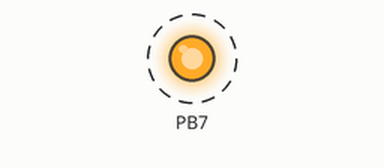
A program run on a simulated ATmega2560, built with avr-gcc and emulated at 16 MHz. On the bench: output pins drawn as LEDs (lit = HIGH). Dashed ring = blinking.

Above: at 0.05 s.
Timing chart, 0 to 3.0 s (numbered marks = the images above):
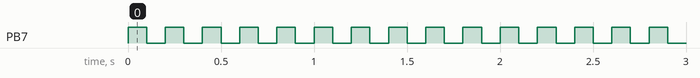

Measured:
- by itself, PB7: alternates HIGH for 0.10 s and LOW for 0.10 s

The program:

main.cpp
```cpp
/*
 * GccApplication3.cpp
 *
 * Created: 16/8/2021 17:03:59
 * Author : Wenceslao
 */

#include <avr/io.h>
#include <avr/iom2560.h>
#define F_CPU 16000000L
#include <util/delay.h>
#include <avr/interrupt.h>


//Prototipos
void initPorts();
void initTimers();


//Variables Globales
volatile uint16_t timeOut10ms;


//Interrupciones
ISR(TIMER1_COMPA_vect){

	timeOut10ms--;
	if (!timeOut10ms){
		timeOut10ms = 100;

		if(PORTB & (1 << PB7))
			PORTB &= ~(1 << PB7);
		else
			PORTB |= (1 << PB7);
	}

}


void initPorts(){
	//Config PIN de LEd como salida (PB7)

	DDRB = (1 << DDB7);
	//DDRB |= (1 << DDB5);

	PORTB |= (1 << PB7);
}

void initTimers(){

	OCR1A = 0x7D0;
	TCCR1A = 0x00;
	TCCR1B = 0x00;
	TCNT1 = 0x00;
	TIFR1 = TIFR1;
	TIMSK1 = (1 << OCIE1A); //0b00000001
	TCCR1B = (1 << WGM12) | (1 << CS11);//activo modo CTC y pongo preescalador 8
}

int main(void)
{

	timeOut10ms = 100;

	initPorts();
	initTimers();

	sei(); //pongo en 1 el bit 7 del status para habilitar las int

	/* Replace with your application code */
	while (1){

	}


}
```
